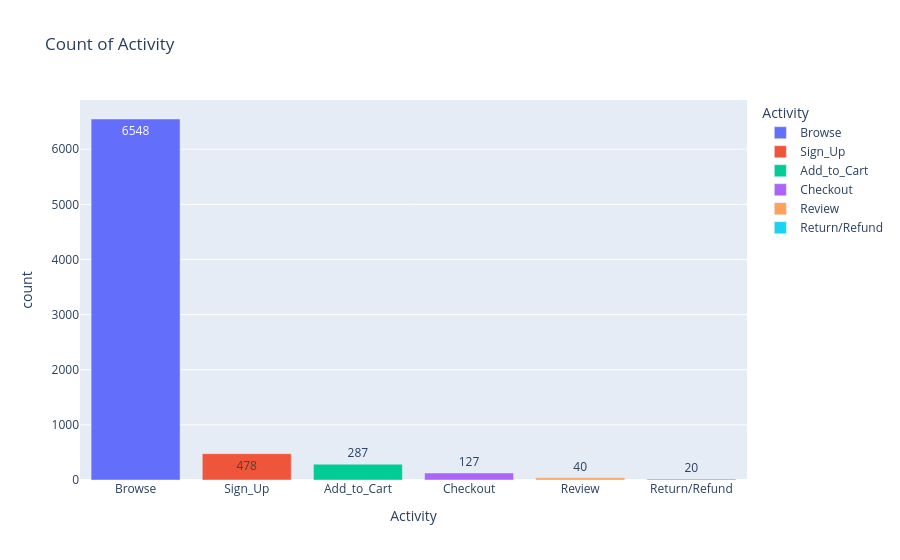

Notebook source saved alongside this figure:
### Code cell
fig = px.bar(data_frame=q4,x ='Activity',y = 'count',title = 'Count of Activity',text= 'count',color='Activity')
fig.show()

### Figure 1 — Plotly figure (JSON) as saved in the notebook; plotly's stock layout.template omitted (floating-point values rounded to 4 significant figures)
{"data": [{"hovertemplate": "Activity=%{x}<br>count=%{text}<extra></extra>", "legendgroup": "Browse", "marker": {"color": "#636efa", "pattern": {"shape": ""}}, "name": "Browse", "orientation": "v", "showlegend": true, "text": [6548.0], "textposition": "auto", "type": "bar", "x": ["Browse"], "xaxis": "x", "y": [6548], "yaxis": "y"}, {"hovertemplate": "Activity=%{x}<br>count=%{text}<extra></extra>", "legendgroup": "Sign_Up", "marker": {"color": "#EF553B", "pattern": {"shape": ""}}, "name": "Sign_Up", "orientation": "v", "showlegend": true, "text": [478.0], "textposition": "auto", "type": "bar", "x": ["Sign_Up"], "xaxis": "x", "y": [478], "yaxis": "y"}, {"hovertemplate": "Activity=%{x}<br>count=%{text}<extra></extra>", "legendgroup": "Add_to_Cart", "marker": {"color": "#00cc96", "pattern": {"shape": ""}}, "name": "Add_to_Cart", "orientation": "v", "showlegend": true, "text": [287.0], "textposition": "auto", "type": "bar", "x": ["Add_to_Cart"], "xaxis": "x", "y": [287], "yaxis": "y"}, {"hovertemplate": "Activity=%{x}<br>count=%{text}<extra></extra>", "legendgroup": "Checkout", "marker": {"color": "#ab63fa", "pattern": {"shape": ""}}, "name": "Checkout", "orientation": "v", "showlegend": true, "text": [127.0], "textposition": "auto", "type": "bar", "x": ["Checkout"], "xaxis": "x", "y": [127], "yaxis": "y"}, {"hovertemplate": "Activity=%{x}<br>count=%{text}<extra></extra>", "legendgroup": "Review", "marker": {"color": "#FFA15A", "pattern": {"shape": ""}}, "name": "Review", "orientation": "v", "showlegend": true, "text": [40.0], "textposition": "auto", "type": "bar", "x": ["Review"], "xaxis": "x", "y": [40], "yaxis": "y"}, {"hovertemplate": "Activity=%{x}<br>count=%{text}<extra></extra>", "legendgroup": "Return/Refund", "marker": {"color": "#19d3f3", "pattern": {"shape": ""}}, "name": "Return/Refund", "orientation": "v", "showlegend": true, "text": [20.0], "textposition": "auto", "type": "bar", "x": ["Return/Refund"], "xaxis": "x", "y": [20], "yaxis": "y"}], "layout": {"barmode": "relative", "legend": {"title": {"text": "Activity"}, "tracegroupgap": 0}, "title": {"text": "Count of Activity"}, "xaxis": {"anchor": "y", "categoryarray": ["Browse", "Sign_Up", "Add_to_Cart", "Checkout", "Review", "Return/Refund"], "categoryorder": "array", "domain": [0, 1], "title": {"text": "Activity"}}, "yaxis": {"anchor": "x", "domain": [0, 1], "title": {"text": "count"}}}}
